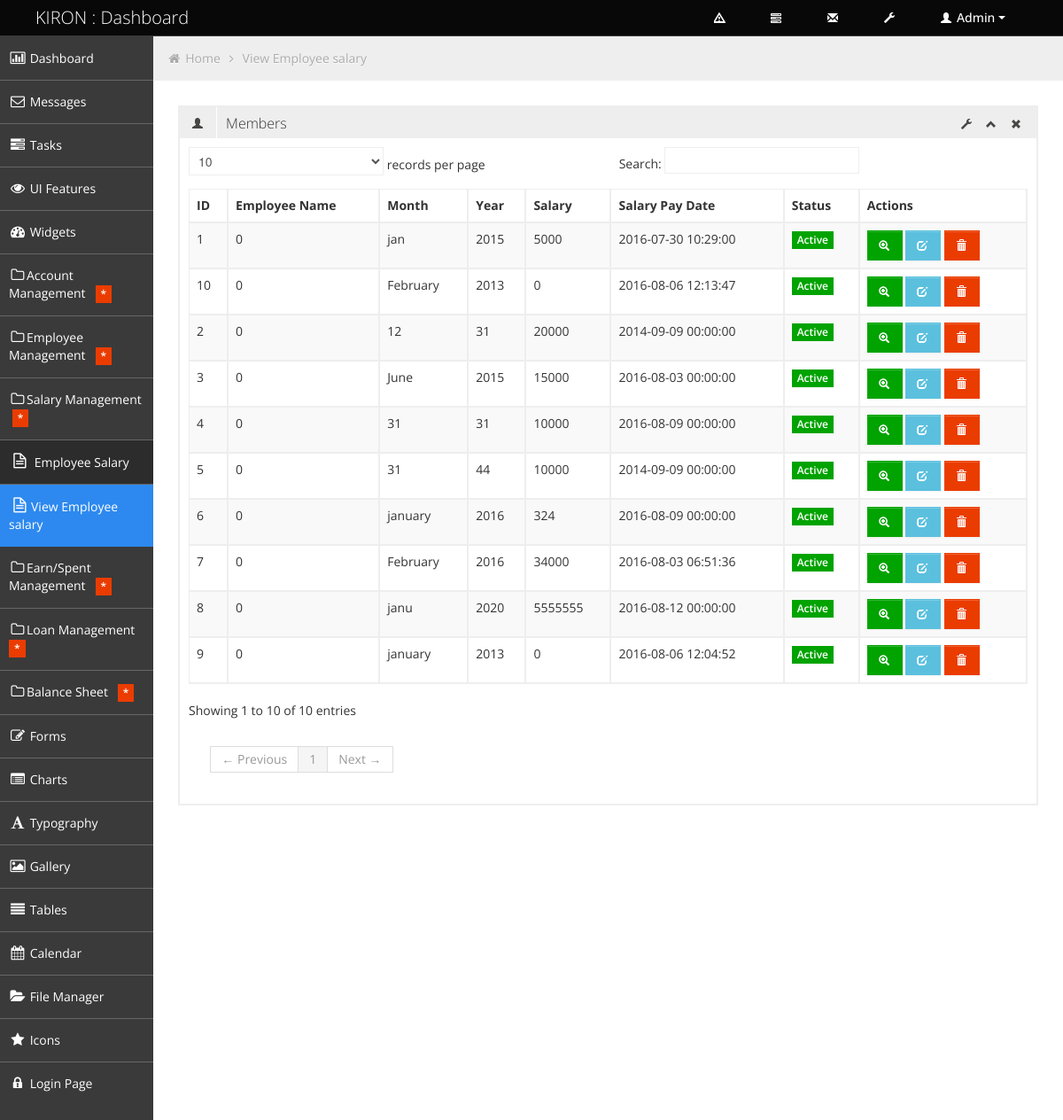
The app's page /management/view_employee_salary.php with its own data.
### tables this page shows
CREATE TABLE `employee_salary` (
  `salary_id` int(11) NOT NULL,
  `employee_id` int(11) NOT NULL,
  `month_name` varchar(12) NOT NULL,
  `year_name` int(4) NOT NULL,
  `salary_ammount` int(11) NOT NULL,
  `salary_pay_date` datetime NOT NULL
);

### management/view_employee_salary.php (the view, shortened to what this page needs)
<!DOCTYPE html>
<html lang="en">
<head>
	<link id="bootstrap-style" href="css/bootstrap.min.css" rel="stylesheet">
	<link href="css/bootstrap-responsive.min.css" rel="stylesheet">
	<link id="base-style" href="css/style.css" rel="stylesheet">
	<link id="base-style-responsive" href="css/style-responsive.css" rel="stylesheet">
</head>
<body>
	<div class="navbar">
		<div class="navbar-inner">
			<div class="container-fluid">
				<a class="brand" href="index.php"><span>KIRON : Dashboard</span></a>
				<div class="nav-no-collapse header-nav">
					<ul class="nav pull-right">
						<li class="dropdown hidden-phone">
							<a class="btn dropdown-toggle" data-toggle="dropdown" href="#">
							</a>
						</li>
						<li class="dropdown hidden-phone">
							<a class="btn dropdown-toggle" data-toggle="dropdown" href="#">
							</a>
						</li>
						<li class="dropdown hidden-phone">
							<a class="btn dropdown-toggle" data-toggle="dropdown" href="#">
								<i class="halflings-icon white envelope"></i>
							</a>
						</li>
						<li>
							<a class="btn" href="#">
								<i class="halflings-icon white wrench"></i>
							</a>
						</li>
						<li class="dropdown">
							<a class="btn dropdown-toggle" data-toggle="dropdown" href="#">
								<i class="halflings-icon white user"></i> Admin
								<span class="caret"></span>
							</a>
						</li>
					</ul>
				</div>
			</div>
		</div>
	</div>
		<div class="container-fluid-full">
		<div class="row-fluid">
			<div id="sidebar-left" class="span2">
				<div class="nav-collapse sidebar-nav">
					<ul class="nav nav-tabs nav-stacked main-menu">
						<li><a href="index.php"><i class="icon-bar-chart"></i><span class="hidden-tablet"> Dashboard</span></a></li>
						<li><a href="messages.html"><i class="icon-envelope"></i><span class="hidden-tablet"> Messages</span></a></li>
						<li><a href="tasks.html"><i class="icon-tasks"></i><span class="hidden-tablet"> Tasks</span></a></li>
						<li><a href="ui.html"><i class="icon-eye-open"></i><span class="hidden-tablet"> UI Features</span></a></li>
						<li><a href="widgets.html"><i class="icon-dashboard"></i><span class="hidden-tablet"> Widgets</span></a></li>
						<li>
							<?php include('account_management.php');?>
						</li>
                        <li>
							<?php include('employee_management.php');?>
						</li>
                        <li>
							<?php include('salary_management.php');?>
						</li>
                        <li>
							<?php include('earn_spent_management.php');?>
						</li>
                        <li>
							<?php include('loan_management.php');?>
						</li>
                        <li>
							<?php include('balance_sheet_management.php');?>
						</li>
						<li><a href="form.html"><i class="icon-edit"></i><span class="hidden-tablet"> Forms</span></a></li>
						<li><a href="chart.html"><i class="icon-list-alt"></i><span class="hidden-tablet"> Charts</span></a></li>
						<li><a href="typography.html"><i class="icon-font"></i><span class="hidden-tablet"> Typography</span></a></li>
						<li><a href="gallery.html"><i class="icon-picture"></i><span class="hidden-tablet"> Gallery</span></a></li>
						<li><a href="table.php"><i class="icon-align-justify"></i><span class="hidden-tablet"> Tables</span></a></li>
						<li><a href="calendar.html"><i class="icon-calendar"></i><span class="hidden-tablet"> Calendar</span></a></li>
						<li><a href="file-manager.html"><i class="icon-folder-open"></i><span class="hidden-tablet"> File Manager</span></a></li>
						<li><a href="icon.html"><i class="icon-star"></i><span class="hidden-tablet"> Icons</span></a></li>
						<li><a href="login.html"><i class="icon-lock"></i><span class="hidden-tablet"> Login Page</span></a></li>
					</ul>
				</div>
			</div>
			<div id="content" class="span10">
			<ul class="breadcrumb">
				<li>
					<i class="icon-home"></i>
					<a href="index.php">Home</a>
					<i class="icon-angle-right"></i>
				</li>
				<li><a href="#">View Employee salary</a></li>
			</ul>
	<?php
require('db_config.php');
 $sql =	"SELECT * FROM employee_salary ";
 $result = mysqli_query($mysqli,$sql);
 ?>
 <div class="row-fluid sortable">
				<div class="box span12">
					<div class="box-header" data-original-title>
						<h2><i class="halflings-icon user"></i><span class="break"></span>Members</h2>
						<div class="box-icon">
							<a href="#" class="btn-setting"><i class="halflings-icon wrench"></i></a>
							<a href="#" class="btn-minimize"><i class="halflings-icon chevron-up"></i></a>
							<a href="#" class="btn-close"><i class="halflings-icon remove"></i></a>
						</div>
					</div>
					<div class="box-content">
 <table border="2" class="table table-striped table-bordered bootstrap-datatable datatable">
  <thead>
 <tr><th>ID</th><th>Employee Name</th><th> Month</th><th> Year</th><th>Salary </th><th>Salary Pay Date </th><th>Status</th><th>Actions</th></tr>
</thead>
 <tbody>
<?php
 while($data = mysqli_fetch_array($result)){
 ?>
	 <tr>
     <td><?php echo $data['salary_id']?></td>
     <td><?php echo $data['employee_id']?></td>
     <td><?php echo $data['month_name']?></td>
     <td><?php echo $data['year_name']?></td>
	  <td><?php echo $data['salary_ammount']?></td>
	   <td><?php echo $data['salary_pay_date']?></td>
	    <td class="center">
									<span class="label label-success">Active</span>
								</td>
								<td class="center">
									<a class="btn btn-success" href="">
										<i class="halflings-icon white zoom-in"></i>
									</a>
									<a class="btn btn-info" href="edit_salary.php?id=<?php echo $data['salary_id'] ?>">
										<i class="halflings-icon white edit"></i>
									</a>
									<a class="btn btn-danger" href="delete_salary.php?id=<?php echo $data['salary_id'] ?>">
										<i class="halflings-icon white trash"></i>
									</a>
								</td>
                 <?php }
?>	</tbody>
				 </table>
					</div>
	 </div>
			</div>
	</div>
		</div>
</body>
</html>

### management/account_management.php (shortened to what this page needs)
<a class="dropmenu" href="#"><i class="icon-folder-close-alt"></i><span class="hidden-tablet">Account Management</span>&nbsp; &nbsp;<span class="label label-important"> * </span></a>

### management/employee_management.php (shortened to what this page needs)
<a class="dropmenu" href="#"><i class="icon-folder-close-alt"></i><span class="hidden-tablet">Employee Management</span>&nbsp; &nbsp;<span class="label label-important"> * </span></a>

### management/salary_management.php (shortened to what this page needs)
<a class="dropmenu" href="#"><i class="icon-folder-close-alt"></i><span class="hidden-tablet">Salary Management</span>&nbsp; &nbsp;<span class="label label-important"> * </span></a>
							<ul>
								<li><a class="submenu" data-toggle = "modal" data-target = "#newSalary"><i class="icon-file-alt"></i><span class="hidden-tablet"> Employee Salary</span></a></li>
								<li><a class="submenu" href="view_employee_salary.php"><i class="icon-file-alt"></i><span class="hidden-tablet">View Employee salary</span></a></li>
							</ul>

### management/earn_spent_management.php (shortened to what this page needs)
<a class="dropmenu" href="#"><i class="icon-folder-close-alt"></i><span class="hidden-tablet">Earn/Spent Management</span>&nbsp; &nbsp;<span class="label label-important"> * </span></a>

### management/loan_management.php (shortened to what this page needs)
<a class="dropmenu" href="#"><i class="icon-folder-close-alt"></i><span class="hidden-tablet">Loan Management</span>&nbsp; &nbsp;<span class="label label-important"> * </span></a>

### management/balance_sheet_management.php (shortened to what this page needs)
<a class="dropmenu" href="#"><i class="icon-folder-close-alt"></i><span class="hidden-tablet">Balance Sheet</span>&nbsp; &nbsp;<span class="label label-important"> * </span></a>

### management/css/style-responsive.css (style rules this page uses)
@media (min-width: 1200px) { .container-fluid-full { overflow: hidden; position: relative; height: 100%; } }
@media (min-width: 1200px) { #content { width: 85.578%; padding: 28px; margin: 0px 0px; margin-left: 14.422% !important; } }
@media (min-width: 1200px) { #sidebar-left { background: #3A3A3A; margin-left: 0px !important; position: absolute; height: 100%; } }
@media (min-width: 1200px) { .sidebar-nav > ul { margin: 0px; } }

### management/css/halflings.css (style rules this page uses)
html, html .halflings { -webkit-font-smoothing: antialiased !important; }
.halflings-icon { display: inline-block; width: 14px; height: 14px; line-height: 14px; vertical-align: text-top; background-image: url(../img/glyphicons_halflings.svg); background-position: 0 0; background-repeat: no-repeat; vertical-align: top; *display: inline; *zoom: 1; *margin-right: .3em; }
.halflings-icon.white { background-image: url(../img/glyphicons_halflings-white.svg); }
.halflings-icon.envelope { background-position: -72px 0; }
.halflings-icon.user { background-position: -168px 0; }
.halflings-icon.remove { background-position: -312px 0; }
.halflings-icon.zoom-in { background-position: -336px 0; }
.halflings-icon.trash { background-position: -456px 0; }
.halflings-icon.edit { background-position: -96px -72px; }
.halflings-icon.chevron-up { background-position: -288px -120px; }
.halflings-icon.wrench { background-position: -360px -144px; }

### records on screen
employee_salary: salary_id "1", employee "0", month_name "jan", year_name "2015", salary_ammount "5000", salary_pay_date "2016-07-30 10:29:00"
employee_salary: salary_id "2", employee "0", month_name "12", year_name "31", salary_ammount "20000", salary_pay_date "2014-09-09 00:00:00"
employee_salary: salary_id "3", employee "0", month_name "June", year_name "2015", salary_ammount "15000", salary_pay_date "2016-08-03 00:00:00"
employee_salary: salary_id "4", employee "0", month_name "31", year_name "31", salary_ammount "10000", salary_pay_date "2016-08-09 00:00:00"
employee_salary: salary_id "5", employee "0", month_name "31", year_name "44", salary_ammount "10000", salary_pay_date "2014-09-09 00:00:00"
employee_salary: salary_id "6", employee "0", month_name "january", year_name "2016", salary_ammount "324", salary_pay_date "2016-08-09 00:00:00"
employee_salary: salary_id "7", employee "0", month_name "February", year_name "2016", salary_ammount "34000", salary_pay_date "2016-08-03 06:51:36"
employee_salary: salary_id "8", employee "0", month_name "janu", year_name "2020", salary_ammount "5555555", salary_pay_date "2016-08-12 00:00:00"
employee_salary: salary_id "9", employee "0", month_name "january", year_name "2013", salary_ammount "0", salary_pay_date "2016-08-06 12:04:52"
employee_salary: salary_id "10", employee "0", month_name "February", year_name "2013", salary_ammount "0", salary_pay_date "2016-08-06 12:13:47"
